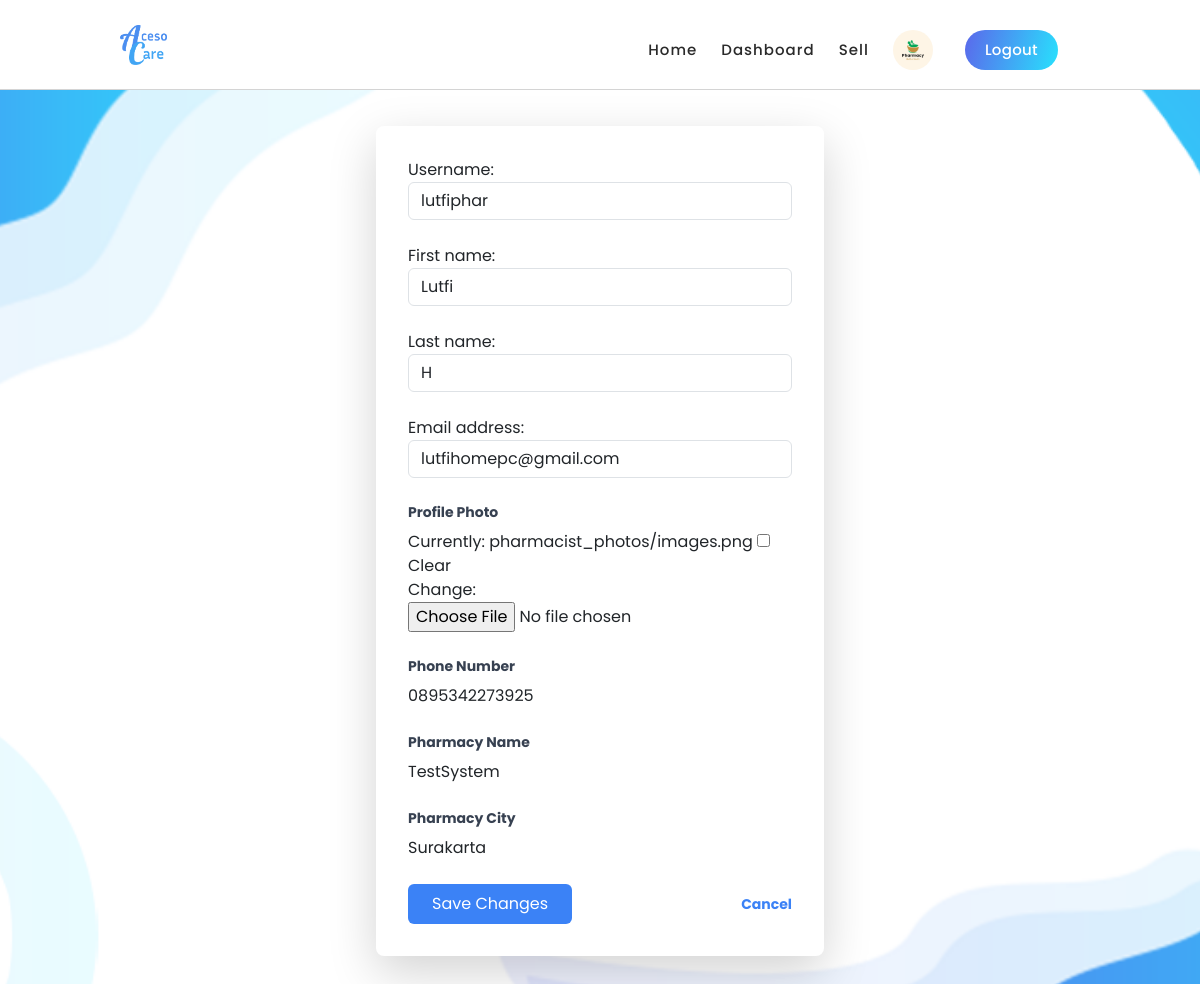
Page /profile/edit/ (signed in) on the committed database.
### healthPrediction/models.py (models this page shows, shortened)
class PharmacistProfile(models.Model):
    pharmacist_id = models.IntegerField(primary_key=True)
    user = models.ForeignKey(User, on_delete=models.CASCADE)
    pharmacy_name = models.CharField(max_length=64, null=True, blank=True)
    pharmacy_city = models.CharField(max_length=64, null=True, blank=True)
    phone_number = models.CharField(max_length=15, null=True, blank=True)
    latitude = models.DecimalField(max_digits=10, decimal_places=7, null=True, blank=True)
    longitude = models.DecimalField(max_digits=10, decimal_places=7, null=True, blank=True)
    profile_photo = models.ImageField(upload_to='pharmacist_photos/', null=True, blank=True)

class User(AbstractUser):
    class Role(models.TextChoices):
        ADMIN = "ADMIN", "Admin"
        DOCTOR = "DOCTOR", "Doctor"
        PATIENT = "PATIENT", "Patient"
        PHARMACIST = "PHARMACIST", "Pharmacist"
    base_role = Role.ADMIN
    role = models.CharField(max_length=50, choices=Role.choices, default=Role.ADMIN)

### healthPrediction/views.py (the view)
# urls.py: path('profile/edit/', views.edit_profile_view, name='edit_profile'),
def edit_profile_view(request):
    if not request.user.is_authenticated:
        page_name = "Edit Profile"
        message = f"You have to login to access {page_name}"
        messages.add_message(request, messages.INFO, message)
        return HttpResponseRedirect(reverse('login'))
    user = request.user
    if user.role == 'PATIENT':
        profile = PatientProfile.objects.get(user=user)
        form_class = PatientProfileForm
        user_form_class = PatientUpdateForm
        dir = PATIENT_DIR
    elif user.role == 'DOCTOR':
        profile = get_object_or_404(DoctorProfile, user=user)
        form_class = DoctorProfileForm
        user_form_class = DoctorUpdateForm
        dir = DOCTOR_DIR
    elif user.role == 'PHARMACIST':
        profile = get_object_or_404(PharmacistProfile, user=user)
        form_class = PharmacistProfileForm
        user_form_class = PharmacistUpdateForm
        dir = PHARMACIST_DIR
    else:
        profile = None
        form_class = None
        user_form_class = None
    if request.method == 'POST':
        form = form_class(request.POST, request.FILES, instance=profile)
        user_form = user_form_class(request.POST, instance=user)
        if form.is_valid():
            form.save()
        if user_form.is_valid():
            username = user_form.cleaned_data.get('username')
            email = user_form.cleaned_data.get('email')
            first_name = user_form.cleaned_data.get('first_name')
            last_name = user_form.cleaned_data.get('last_name')
            print(username, email, first_name, last_name)
            User.objects.filter(pk=request.user.id).update(
                username=username,
                email=email,
                first_name=first_name,
                last_name=last_name
            )
        messages.success(request, 'Your profile has been updated successfully!')
        return redirect('profile')
    else:
        form = form_class(instance=profile)
        user_form = user_form_class(instance=request.user)
    return render(request, dir + 'edit_profile.html', {'form': form, 'user_form': user_form})

### healthPrediction/forms.py
class PharmacistProfileForm(forms.ModelForm):
    class Meta:
        model = PharmacistProfile
        fields = ['pharmacy_name', 'pharmacy_city', 'phone_number', 'latitude', 'longitude', 'profile_photo']

class PharmacistUpdateForm(forms.ModelForm):
    class Meta:
        model = Pharmacist
        fields = ['username', 'password', 'first_name', 'last_name', 'email']
    def __init__(self, *args, **kwargs):
        super().__init__(*args, **kwargs)
        for field_name, field in self.fields.items():
            field.widget.attrs['class'] = 'form-control'
            field.widget.attrs['placeholder'] = field.label

### healthPrediction/context_processors.py (called while the page is built)
def profile_context_processor(request):
    profile = None
    if request.user.is_authenticated:
        if request.user.role == 'PATIENT':
            profile = PatientProfile.objects.get(user=request.user)
        elif request.user.role == 'DOCTOR':
            profile = DoctorProfile.objects.get(user=request.user)
        elif request.user.role == 'PHARMACIST':
            profile = PharmacistProfile.objects.get(user=request.user)
    return {'profile': profile}

### healthPrediction/templates/pharmacist/edit_profile.html (shortened to what this page needs)
{% extends './layout.html' %}
{% block body %}
<div class="container mx-auto py-12">
    <h1 class="text-3xl font-bold mb-8 text-center">Edit Profile</h1>
    <div class="bg-white p-8 rounded-lg shadow-lg max-w-md mx-auto">
        <form method="post" enctype="multipart/form-data">
            <div class="mb-4">
                {{ user_form.username.label_tag }}
                {{ user_form.username }}
            </div>
            <div class="mb-4">
                {{ user_form.first_name.label_tag }}
                {{ user_form.first_name }}
            </div>
            <div class="mb-4">
                {{ user_form.last_name.label_tag }}
                {{ user_form.last_name }}
            </div>
            <div class="mb-4">
                {{ user_form.email.label_tag }}
                {{ user_form.email }}
            </div>
            <div class="mb-4">
                <label class="block text-gray-700 text-sm font-bold mb-2" for="profile_photo">Profile Photo</label>
                {{ form.profile_photo }}
            </div>
            {% if form.phone_number %}
            <div class="mb-4">
                <label class="block text-gray-700 text-sm font-bold mb-2" for="phone_number">Phone Number</label>
                {{ form.phone_number }}
            </div>
            {% endif %}
            {% if form.pharmacy_name %}
            <div class="mb-4">
                <label class="block text-gray-700 text-sm font-bold mb-2" for="pharmacy_name">Pharmacy Name</label>
                {{ form.pharmacy_name }}
            </div>
            {% endif %}
            {% if form.pharmacy_city %}
            <div class="mb-4">
                <label class="block text-gray-700 text-sm font-bold mb-2" for="pharmacy_city">Pharmacy City</label>
                {{ form.pharmacy_city }}
            </div>
            {% endif %}
            <div class="flex items-center justify-between">
                <button class="bg-blue-500 text-white py-2 px-4 rounded hover:bg-blue-700 transition duration-300" type="submit">
                    Save Changes
                </button>
                <a href="{% url 'profile' %}" class="inline-block align-baseline font-bold text-sm text-blue-500 hover:text-blue-800">
                    Cancel
                </a>
            </div>
        </form>
    </div>
</div>
{% endblock %}

### healthPrediction/templates/pharmacist/layout.html (shortened to what this page needs)
{% load static %}
<!DOCTYPE html>
<html lang="en">
<head>
    <link href="https://cdn.jsdelivr.net/npm/tailwindcss@2.2.19/dist/tailwind.min.css" rel="stylesheet">
    <link href="https://cdn.jsdelivr.net/npm/bootstrap@5.4.3/dist/css/bootstrap.min.css" rel="stylesheet">
    <link rel="stylesheet" href="https://cdnjs.cloudflare.com/ajax/libs/font-awesome/4.7.0/css/font-awesome.min.css">
    <link rel="stylesheet" href="{% static 'healthPrediction/css/Navbar.css' %}">
    <link rel="stylesheet" href="{% static 'healthPrediction/css/index.css' %}">
    <link rel="stylesheet" href="{% static 'healthPrediction/css/animated.css' %}">
    <link rel="stylesheet" href="{% static 'healthPrediction/css/owl.css' %}">
    <script src="https://cdn.tailwindcss.com"></script>
</head>
<body>
    <header class="header-area header-sticky wow slideInDown flex bg-white" data-wow-duration="0.75s" data-wow-delay="0s">
        <div class="container">
          <div class="row">
            <div class="col-12">
              <nav class="main-nav">
                <a href="{% url 'landing' %}" class="logo max-h-10">
                  <img src="{% static 'healthPrediction/media/landing_page/logo.png' %}" alt="AcesoCare logo" class="max-h-full h-10">
                </a>
                <ul class="nav">
                    <li class="scroll-to-section"><a href="{% url 'pharmacist_index' %}" id="nav-welcome">Home</a></li>
                    <li class="scroll-to-section"><a href="{% url 'pharmacist_dashboard' %}">Dashboard</a></li>
                    <li class="scroll-to-section"><a href="{% url 'manage_medicines' %}">Sell</a></li>
                    {% if user.is_authenticated %}
                        <li class="scroll-to-section">
                            <a href="{% url 'profile' %}">
                                <img src="{{ profile.profile_photo.url }}" alt="{{ user.username }}" class="w-10 h-10 rounded-full">
                            </a>
                        </li>
                        <li><div class="gradient-button"><a id="modal_trigger" href="{% url 'pharmacist_logout' %}"><i src="{% static 'healthPrediction/media/landing_page/logout.png' %}" alt="Chain App Dev"></i> Logout</a></div></li>
                    {% endif %}
                </ul>
              </nav>
            </div>
          </div>
        </div>
    </header>
    <main class="min-h-screen">
        {% block body %}
        {% endblock %}
    </main>
</body>
</html>

### healthPrediction/static/healthPrediction/css/Navbar.css (style rules this page uses)
body { background-image: url('../media/landing_page/backgroundblue.png') !important; background-size: cover !important; background-repeat: no-repeat !important; background-attachment: fixed !important; background-position: center !important; min-height: 100vh !important; margin: 0 !important; font-family: "Poppins", sans-serif !important; }
.logo { margin-left: 20px; margin-top: 5px; }
.container { margin-top: 10px; }
.nav { margin-right: 30px !important; margin-top: 10px !important; max-height: 20px !important; }
.header-area { max-height: 20px !important; padding-bottom: 20px!important; }

### healthPrediction/static/healthPrediction/css/index.css (style rules this page uses)
html, body, div, span, applet, object, iframe, h1, h2, h3, h4, h5, h6, p, blockquote, div pre, a, abbr, acronym, address, big, cite, code, del, dfn, em, font, img, ins, kbd, q, s, samp, small, strike, strong, sub, sup, tt, var, b, u, i, center, dl, dt, dd, ol, ul, li, figure, header, nav, section, article, aside, footer, figcaption { margin: 0; padding: 0; border: 0; outline: 0; }
ul, li { padding: 0; margin: 0; list-style: none; }
header, nav, section, article, aside, footer, hgroup { display: block; }
* { box-sizing: border-box; }
html, body { font-family: 'Roboto', sans-serif; font-weight: 400; background-color: #fff; -ms-text-size-adjust: 100%; -webkit-font-smoothing: antialiased; -moz-osx-font-smoothing: grayscale; }
a { text-decoration: none !important; }
h1, h2, h3, h4, h5, h6 { margin-top: 0px; margin-bottom: 0px; }
ul { margin-bottom: 0px; }
img { width: 100%; overflow: hidden; }
html, body { background: #fff; font-family: 'Roboto', sans-serif; }
.gradient-button a { display: inline-block !important; padding: 0px 20px !important; color: #fff !important; text-transform: capitalize; font-size: 15px; background: rgb(19,175,240); background: linear-gradient(105deg, rgba(91,104,235,1) 0%, rgba(40,225,253,1) 100%); border-radius: 23px; font-weight: 500 !important; letter-spacing: 0.3px !important; transition: all .5s; }
.header-area { background-color: transparent; border-bottom: 1px solid rgba(42,42,42,0.2); position: absolute; left: 0px; right: 0px; z-index: 100; height: 100px; -webkit-transition: all .5s ease 0s; -moz-transition: all .5s ease 0s; -o-transition: all .5s ease 0s; transition: all .5s ease 0s; }
.header-area .main-nav { min-height: 80px; background: transparent; }
.header-area .main-nav .logo { float: left; -webkit-transition: all 0.3s ease 0s; -moz-transition: all 0.3s ease 0s; -o-transition: all 0.3s ease 0s; transition: all 0.3s ease 0s; }
.header-area .main-nav .logo { line-height: 100px; float: left; -webkit-transition: all 0.3s ease 0s; -moz-transition: all 0.3s ease 0s; -o-transition: all 0.3s ease 0s; transition: all 0.3s ease 0s; }
.header-area .main-nav .nav { float: right; margin-top: 30px; margin-right: 0px; background-color: transparent; -webkit-transition: all 0.3s ease 0s; -moz-transition: all 0.3s ease 0s; -o-transition: all 0.3s ease 0s; transition: all 0.3s ease 0s; position: relative; z-index: 999; }
.header-area .main-nav .nav li { padding-left: 20px; padding-right: 20px; }
.header-area .main-nav .nav li:last-child a , .background-header .main-nav .nav li:last-child a, .header-area .main-nav .nav li:nth-child(6) a , .background-header .main-nav .nav li:nth-child(6) a { padding: 0px 20px !important; font-weight: 400; }
.header-area .main-nav .nav li a { display: block; font-weight: 500; font-size: 15px; color: #2a2a2a; text-transform: capitalize; -webkit-transition: all 0.3s ease 0s; -moz-transition: all 0.3s ease 0s; -o-transition: all 0.3s ease 0s; transition: all 0.3s ease 0s; height: 40px; line-height: 40px; border: transparent; letter-spacing: 1px; }
.header-area.header-sticky { min-height: 80px; }
.header-area .nav { margin-top: 30px; }
@media (max-width: 1200px) { .header-area .main-nav .nav li { padding-left: 12px; padding-right: 12px; } }
@media (max-width: 1200px) { .header-area .main-nav:before { display: none; } }
@media (min-width: 767px) { .header-area .main-nav .nav { display: flex !important; } }
@media (max-width: 1200px) { .header-area .main-nav .nav li:last-child { padding-left: 20px; } }

### rows in the picture
PharmacistProfile: profile_photo (picture), phone_number "0895342273925", pharmacy_name "TestSystem", pharmacy_city "Surakarta"
User: username "lutfiphar", first_name "Lutfi", last_name "H", email "lutfihomepc@gmail.com"

### other values in the picture
{{ user_form.username.label_tag }} "Username:"
{{ user_form.first_name.label_tag }} "First name:"
{{ user_form.last_name.label_tag }} "Last name:"
{{ user_form.email.label_tag }} "Email address:"
